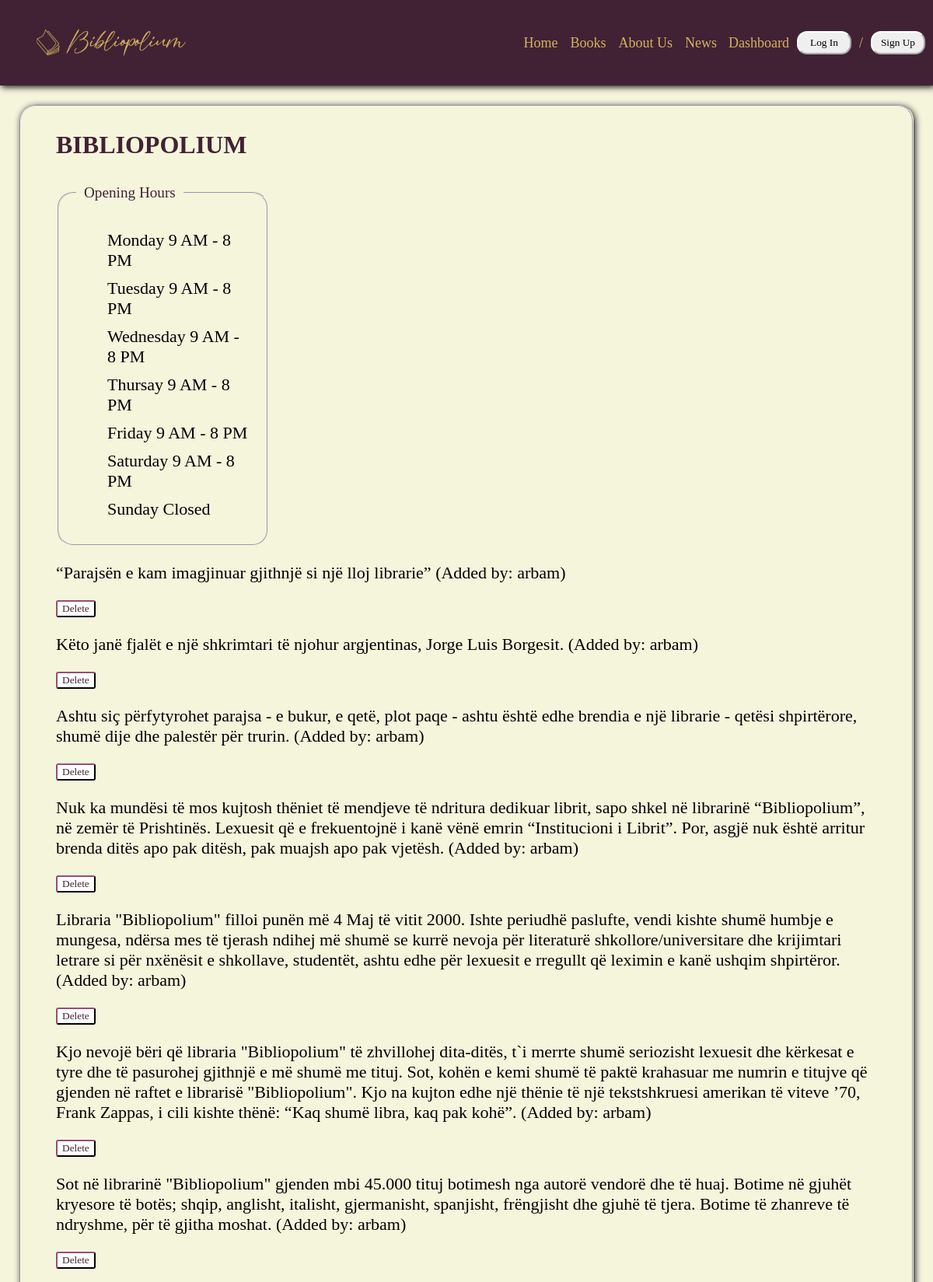
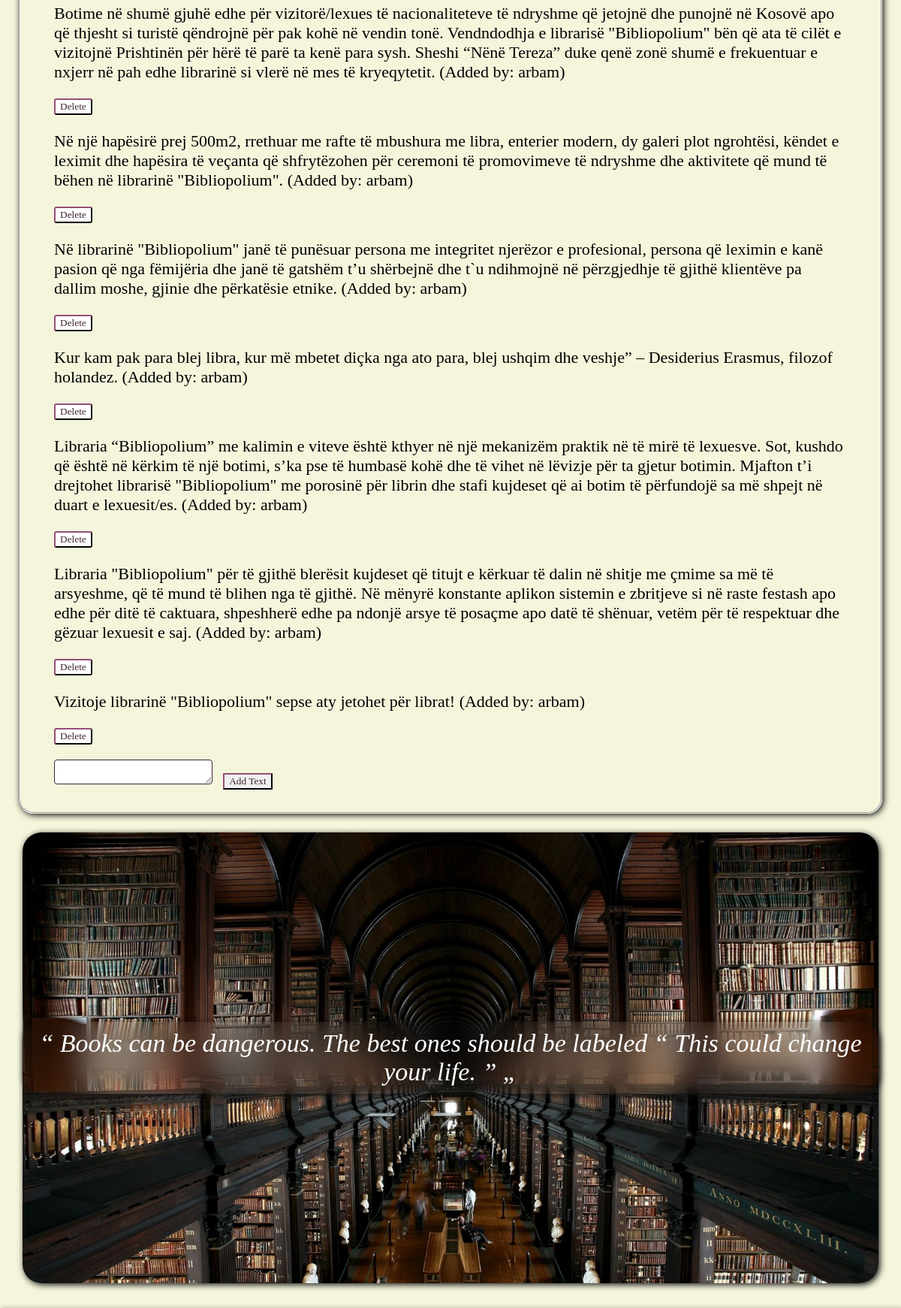
Page /AboutUs.php (signed in, upper part) on the committed database (2 pictures, top to bottom).
### tables this page shows
CREATE TABLE `aboutus` (
  `Teksti` varchar(500) NOT NULL,
  `AddedBy` varchar(30) NOT NULL
);

### AboutUsRepository.php (called while the page is built, shortened)
<?php
    class AboutUsRepository{
        private $connection;
        public function __construct(){
            $conn = new DatabaseConnection;
            $this->connection = $conn->startConnection();
        }
        public function getAllTeksti(){
            $conn = $this->connection;
            $sql = "SELECT * FROM AboutUs";
            $statement = $conn->query($sql);
            $aboutus = $statement->fetchAll(PDO::FETCH_ASSOC);
            return $aboutus;
        }
    }
?>

### AboutUs.php (the view, shortened to what this page needs)
<?php
include_once('AboutUsRepository.php');
$arep = new AboutUsRepository();
$texts = $arep->getAllTeksti();
$hide="";
if(!isset($_SESSION['username'])){
    header("location:LogIn.php");
}
else{
    if($_SESSION['role'] == "admin"){
        $hide = "Dashboard";
    }
?>
<!DOCTYPE html>
<html lang="en">
<head>
    <link rel="stylesheet" href="AboutUs.css">
</head>
<body>
    <header class="h1" style="height: 90px;">
        <div class="logo">
            <img style="border-radius: 10px;" src="logoo.png" alt="logo" height="65px">
        </div>
        <ul class="hederi">
            <li><a href="Home.php">Home</a></li>
            <div class="dropdown">
                <button class="drop" style="font-family: garamond;"><a href="Books.php" style="text-decoration: none; color: rgb(211, 178, 95);">Books</a></button>
            </div>
            <li><a href="#top">About Us</a></li>
            <li><a href="News.php" class="news" style=" margin-right: 5px;">News</a></li>
            <li><a href="Dashboard.php" class="dash"><?php echo $hide?></a></li>
            <button class="b"><a style="text-decoration: none; color: black;" href="LogIn.php">Log In</a></button>
            <li>/</li>
            <button class="b"><a style="text-decoration: none; color: black;" href="SignUp.php">Sign Up</a></button>
        </ul>
    </header>
    <fieldset class="f1">
        <h1 id="aboutus" style="color: rgb(65, 34, 52);">BIBLIOPOLIUM</h1>
        <fieldset class="f2" style="border-radius: 20px;">
            <legend class="lleg" style="color: rgb(65, 34, 52);">
                Opening Hours
            </legend>
            <ul class="orari">
                    <li>Monday 9 AM - 8 PM</li>
                    <li>Tuesday 9 AM - 8 PM</li>
                    <li>Wednesday 9 AM - 8 PM</li>
                    <li>Thursay 9 AM - 8 PM</li>
                    <li>Friday 9 AM - 8 PM</li>
                    <li>Saturday 9 AM - 8 PM</li>
                    <li>Sunday Closed</li>
            </ul>
        </fieldset>
        <?php foreach($texts as $text){ ?>
            <div class="container">
                <p style="font-size: 22px;">
                    <?= $text['Teksti']?>
                    <?php if($_SESSION['role'] == 'admin'){
                    echo "(Added by: " . $text['AddedBy'] . ")";
                    } ?>
                </p>
                <?php if ($_SESSION['role'] == 'admin'){ ?>
                    <form method='POST' action='DeleteTeksti.php'>
                        <input type='submit' name='deleteButton' value='Delete' class="butoni" style="border-color: rgb(65, 34, 52); font-family: garamond; color: rgb(65, 34, 52); border-radius: 3px; background-color: white;">
                    </form>
                <?php } ?>
            </div>
        <?php } ?>
        <?php if ($_SESSION['role']=='admin') {?>
            <form method="POST" action="" style="margin-top: 20px; margin-bottom: 20px;">
                <textarea id="new_text" name="new_text" rows="1" cols="30" style="padding: 8px; border: 1px solid rgb(65, 34, 52); border-radius: 4px; margin-right: 10px; width: 20%;"></textarea>
                <input type="submit" name="add_text" value="Add Text" style="color: rgb(65, 34, 52); font-family: garamond; border-color: rgb(65, 34, 52);">
            </form>
        <?php } ?>
    </fieldset>
    <div class="quote">
        <div class="tekst">“ Books can be dangerous. The best ones should be labeled “ This could change your life. ” „</div>
    </div>
</body>
</html>
<?php
  }
?>

### AboutUs.css (style rules this page uses)
body { background-color: beige; font-family: garamond; margin: 0; padding: 0; box-sizing: border-box; }
.h1 { display: flex; flex-wrap: nowrap; justify-content: space-between; background-color: rgb(65, 34, 52); color: rgb(211, 178, 95); align-items: center; position: sticky; top: 0; box-shadow: 2px 2px 8px #111; padding: 10px; z-index: 100; }
.hederi { display: flex; list-style-type: none; justify-content: space-between; align-items: center; margin: 0; padding: 0; font-size: large; background-color: rgb(65, 34, 52); }
.b { border-color: white; font-family: garamond; border-radius: 13px; height: 30px; width: 70px; }
li { display: flex; flex-wrap: nowrap; margin-left: 10px; margin-right: 10px; }
li>a { text-decoration: none; color: rgb(211, 178, 95); }
.drop { background-color: rgb(65, 34, 52); color: rgb(211, 178, 95); font-size: large; height: 50px; border: none; }
.dropdown { position: relative; display: inline-block; }
.f1 { padding: 45px; margin: 25px; padding-top: 10px; padding-bottom: 10px; border-radius: 20px; box-shadow: 2px 2px 8px #111; }
.orari { background-color: beige; }
.f2 { width: 23%; }
.f2>ul { flex-direction: column; align-items: flex-start; font-size: 22px; }
.f2>ul>li { margin-bottom: 10px; }
.butoni { border-radius: 2px; border-color: rgb(65, 34, 52); color: rgb(65, 34, 52); font-family: garamond; }
.quote { border-radius: 25px; margin-top: 20px; margin-bottom: 35px; margin-left: 30px; background-image: url(books1.jpg); background-size: 100% 100%; height: 600px; width: 95%; display: flex; flex-wrap: nowrap; justify-content: center; align-items: center; box-shadow: 2px 2px 8px #111; }
.tekst { color: white; border: none; border-radius: 25px; font-size: 34px; padding: 10px; text-align: center; font: monospace; font-style: italic; box-shadow: 2px 2px 8px #111; background: transparent; backdrop-filter: blur(20px); }

### AboutUs.php (style rules this page uses)
@media (min-width: 768px) { .news { margin-left: -4px; } }
@media (min-width: 768px) { .dash { margin-left: -10px; } }
@media (min-width: 768px) { .lleg { font-size: larger; padding: 10px; margin-left: 10px; } }

### rows in the picture
aboutus: Teksti "“Parajsën e kam imagjinuar gjithnjë si një lloj librarie”", AddedBy "arbam"
aboutus: Teksti "Këto janë fjalët e një shkrimtari të njohur argjentinas, Jorge Luis Borgesit.", AddedBy "arbam"
aboutus: Teksti "Ashtu siç përfytyrohet parajsa - e bukur, e qetë, plot paqe - ashtu është edhe brendia e një librarie - qetësi shpirtërore, shumë dije dhe palestër për trurin.", AddedBy "arbam"
aboutus: Teksti "Nuk ka mundësi të mos kujtosh thëniet të mendjeve të ndritura dedikuar librit, sapo shkel në librarinë “Bibliopolium”, në zemër të Prishtinës. Lexuesit që e frekuentojnë i kanë vënë emrin “Institucioni i Librit”. Por, asgjë nuk është arritur brenda ditës apo pak ditësh, pak muajsh apo pak vjetësh.", AddedBy "arbam"
aboutus: Teksti "Libraria \"Bibliopolium\" filloi punën më 4 Maj të vitit 2000. Ishte periudhë paslufte, vendi kishte shumë humbje e mungesa, ndërsa mes të tjerash ndihej më shumë se kurrë nevoja për literaturë shkollore/universitare dhe krijimtari letrare si për nxënësit e shkollave, studentët, ashtu edhe për lexuesit e rregullt që leximin e kanë ushqim shpirtëror.", AddedBy "arbam"
aboutus: Teksti "Kjo nevojë bëri që libraria \"Bibliopolium\" të zhvillohej dita-ditës, t`i merrte shumë seriozisht lexuesit dhe kërkesat e tyre dhe të pasurohej gjithnjë e më shumë me tituj. Sot, kohën e kemi shumë të paktë krahasuar me numrin e titujve që gjenden në raftet e librarisë \"Bibliopolium\". Kjo na kujton edhe një thënie të një tekstshkruesi amerikan të viteve ’70, Frank Zappas, i cili kishte thënë: “Kaq shumë libra, kaq pak kohë”.", AddedBy "arbam"
aboutus: Teksti "Sot në librarinë \"Bibliopolium\" gjenden mbi 45.000 tituj botimesh nga autorë vendorë dhe të huaj. Botime në gjuhët kryesore të botës; shqip, anglisht, italisht, gjermanisht, spanjisht, frëngjisht dhe gjuhë të tjera. Botime të zhanreve të ndryshme, për të gjitha moshat.", AddedBy "arbam"
aboutus: Teksti "Botime në shumë gjuhë edhe për vizitorë/lexues të nacionaliteteve të ndryshme që jetojnë dhe punojnë në Kosovë apo që thjesht si turistë qëndrojnë për pak kohë në vendin tonë. Vendndodhja e librarisë \"Bibliopolium\" bën që ata të cilët e vizitojnë Prishtinën për hërë të parë ta kenë para sysh. Sheshi “Nënë Tereza” duke qenë zonë shumë e frekuentuar e nxjerr në pah edhe librarinë si vlerë në mes të kryeqytetit.", AddedBy "arbam"
aboutus: Teksti "Në një hapësirë prej 500m2, rrethuar me rafte të mbushura me libra, enterier modern, dy galeri plot ngrohtësi, këndet e leximit dhe hapësira të veçanta që shfrytëzohen për ceremoni të promovimeve të ndryshme dhe aktivitete që mund të bëhen në librarinë \"Bibliopolium\".", AddedBy "arbam"
aboutus: Teksti "Në librarinë \"Bibliopolium\" janë të punësuar persona me integritet njerëzor e profesional, persona që leximin e kanë pasion që nga fëmijëria dhe janë të gatshëm t’u shërbejnë dhe t`u ndihmojnë në përzgjedhje të gjithë klientëve pa dallim moshe, gjinie dhe përkatësie etnike.", AddedBy "arbam"
aboutus: Teksti "Kur kam pak para blej libra, kur më mbetet diçka nga ato para, blej ushqim dhe veshje” – Desiderius Erasmus, filozof holandez.", AddedBy "arbam"
aboutus: Teksti "Libraria “Bibliopolium” me kalimin e viteve është kthyer në një mekanizëm praktik në të mirë të lexuesve. Sot, kushdo që është në kërkim të një botimi, s’ka pse të humbasë kohë dhe të vihet në lëvizje për ta gjetur botimin. Mjafton t’i drejtohet librarisë \"Bibliopolium\" me porosinë për librin dhe stafi kujdeset që ai botim të përfundojë sa më shpejt në duart e lexuesit/es.", AddedBy "arbam"
aboutus: Teksti "Libraria \"Bibliopolium\" për të gjithë blerësit kujdeset që titujt e kërkuar të dalin në shitje me çmime sa më të arsyeshme, që të mund të blihen nga të gjithë. Në mënyrë konstante aplikon sistemin e zbritjeve si në raste festash apo edhe për ditë të caktuara, shpeshherë edhe pa ndonjë arsye të posaçme apo datë të shënuar, vetëm për të respektuar dhe gëzuar lexuesit e saj.", AddedBy "arbam"
aboutus: Teksti "Vizitoje librarinë \"Bibliopolium\" sepse aty jetohet për librat!", AddedBy "arbam"

### other values in the picture
$hide "Dashboard"
